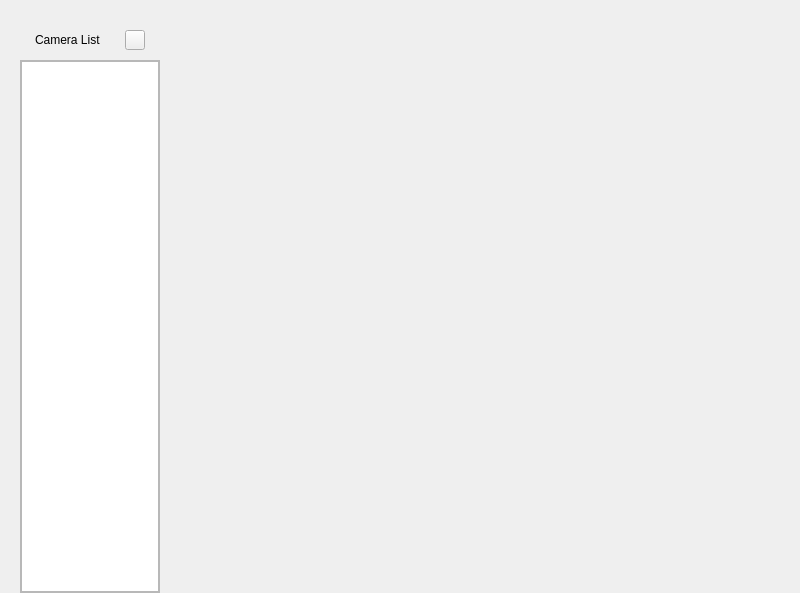
<?xml version="1.0" encoding="UTF-8"?>
<ui version="4.0">
 <class>CameraSettingPage</class>
 <widget class="QWidget" name="CameraSettingPage">
  <property name="geometry">
   <rect>
    <x>0</x>
    <y>0</y>
    <width>800</width>
    <height>593</height>
   </rect>
  </property>
  <property name="windowTitle">
   <string>Form</string>
  </property>
  <layout class="QVBoxLayout" name="verticalLayout">
   <property name="spacing">
    <number>10</number>
   </property>
   <property name="leftMargin">
    <number>20</number>
   </property>
   <property name="topMargin">
    <number>20</number>
   </property>
   <property name="rightMargin">
    <number>20</number>
   </property>
   <property name="bottomMargin">
    <number>0</number>
   </property>
   <item>
    <widget class="QWidget" name="camera_widget" native="true">
     <layout class="QHBoxLayout" name="horizontalLayout">
      <property name="spacing">
       <number>0</number>
      </property>
      <property name="leftMargin">
       <number>0</number>
      </property>
      <property name="topMargin">
       <number>0</number>
      </property>
      <property name="rightMargin">
       <number>0</number>
      </property>
      <property name="bottomMargin">
       <number>0</number>
      </property>
      <item>
       <widget class="QWidget" name="widget" native="true">
        <property name="minimumSize">
         <size>
          <width>140</width>
          <height>0</height>
         </size>
        </property>
        <property name="maximumSize">
         <size>
          <width>140</width>
          <height>16777215</height>
         </size>
        </property>
        <layout class="QVBoxLayout" name="verticalLayout_2">
         <property name="spacing">
          <number>0</number>
         </property>
         <property name="leftMargin">
          <number>0</number>
         </property>
         <property name="topMargin">
          <number>0</number>
         </property>
         <property name="rightMargin">
          <number>0</number>
         </property>
         <property name="bottomMargin">
          <number>0</number>
         </property>
         <item>
          <widget class="QWidget" name="camera_list_title_widget" native="true">
           <property name="minimumSize">
            <size>
             <width>0</width>
             <height>40</height>
            </size>
           </property>
           <property name="maximumSize">
            <size>
             <width>16777215</width>
             <height>40</height>
            </size>
           </property>
           <layout class="QHBoxLayout" name="horizontalLayout_2">
            <property name="spacing">
             <number>10</number>
            </property>
            <property name="leftMargin">
             <number>15</number>
            </property>
            <property name="topMargin">
             <number>0</number>
            </property>
            <property name="rightMargin">
             <number>15</number>
            </property>
            <property name="bottomMargin">
             <number>0</number>
            </property>
            <item>
             <widget class="QLabel" name="label">
              <property name="text">
               <string>Camera List</string>
              </property>
             </widget>
            </item>
            <item>
             <widget class="QToolButton" name="refresh_btn">
              <property name="minimumSize">
               <size>
                <width>20</width>
                <height>20</height>
               </size>
              </property>
              <property name="maximumSize">
               <size>
                <width>20</width>
                <height>20</height>
               </size>
              </property>
              <property name="cursor">
               <cursorShape>PointingHandCursor</cursorShape>
              </property>
              <property name="toolTip">
               <string>Refresh</string>
              </property>
              <property name="text">
               <string/>
              </property>
              <property name="icon">
               <iconset resource="../../vtk.qrc">
                <normaloff>:/uiframe/images/camera_config/refresh.svg</normaloff>:/uiframe/images/camera_config/refresh.svg</iconset>
              </property>
              <property name="iconSize">
               <size>
                <width>20</width>
                <height>20</height>
               </size>
              </property>
             </widget>
            </item>
           </layout>
          </widget>
         </item>
         <item>
          <widget class="QScrollArea" name="scrollArea">
           <property name="widgetResizable">
            <bool>true</bool>
           </property>
           <widget class="QListWidget" name="camera_list_widget">
            <property name="geometry">
             <rect>
              <x>0</x>
              <y>0</y>
              <width>138</width>
              <height>531</height>
             </rect>
            </property>
            <property name="autoFillBackground">
             <bool>true</bool>
            </property>
           </widget>
          </widget>
         </item>
        </layout>
       </widget>
      </item>
      <item>
       <widget class="QStackedWidget" name="camera_settings">
        <widget class="QWidget" name="page"/>
        <widget class="QWidget" name="page_2"/>
       </widget>
      </item>
     </layout>
    </widget>
   </item>
  </layout>
 </widget>
 <resources>
  <include location="../../vtk.qrc"/>
 </resources>
 <connections/>
</ui>
